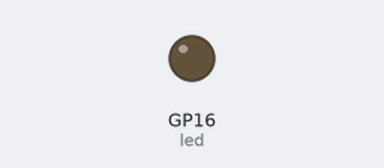
The program below on a simulated Raspberry Pi Pico running MicroPython. Shown: output pins drawn as LEDs (lit = HIGH).

Above: at 0.17 s.
At 1.42 s:
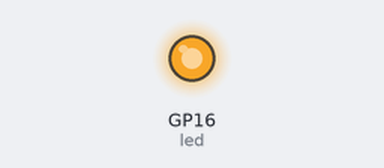
Timing chart, 0 to 1.4 s (numbered marks = the images above):
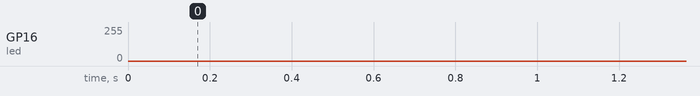

The program:

main.py
```python
import machine
import utime

led = machine.PWM(machine.Pin(16))

while True:
    for i in range(0,65635,+100):
        utime.sleep_us(5)
        led.duty_u16(i)
        #print("increase",i)
    for i in range(65635,0,-500):
        utime.sleep_us(300)
        led.duty_u16(i)
        #print("decrease")
```
